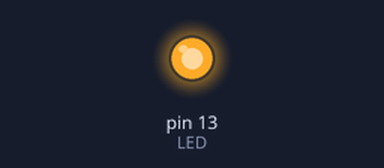
A sketch run on a simulated Arduino Uno, built with avr-gcc and run on an emulated ATmega328P. Parts: output pins drawn as LEDs (lit = HIGH).

Above: at 2.5 s.
At 5.5 s:
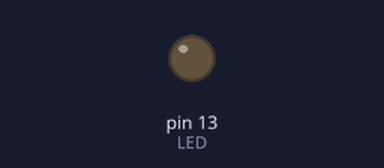
Timing chart, 0 to 7.8 s (numbered marks = the images above):
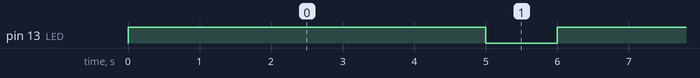

The sketch:

LED_BLINK.ino
```cpp
#define LED 13
void setup() {
  pinMode(LED, OUTPUT);
}
void loop() {
  digitalWrite(LED, HIGH);   // turn the LED on (HIGH is the voltage level)
  delay(5000);                       // wait for a second
  digitalWrite(LED, LOW);    // turn the LED off by making the voltage LOW
  delay(1000);                       // wait for a second
}
```

Measured:
- by itself, pin 13 (LED): alternates HIGH for 5.0 s and LOW for 1.0 s
